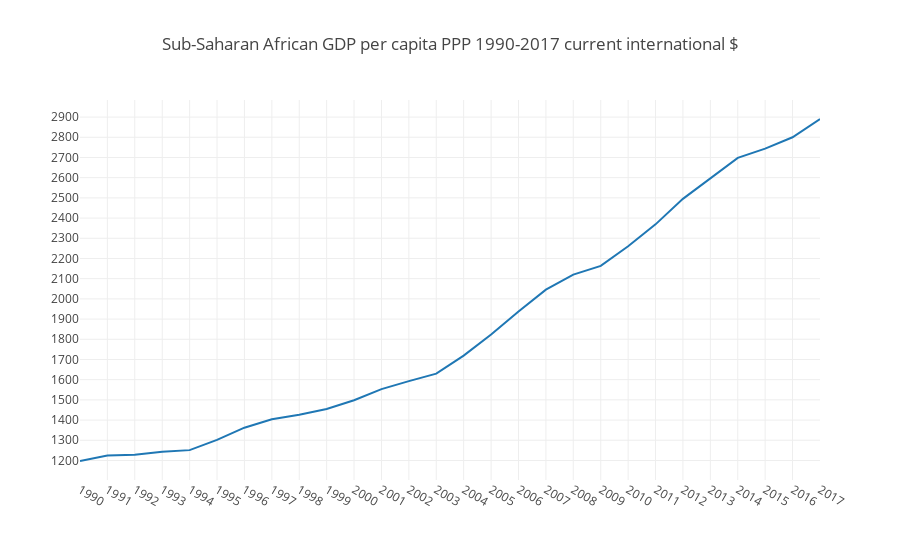

The code cell stored with this chart in its notebook:
### Markdown cell above
**1.1 Time Series plot**

### Code cell
X=pd.to_datetime(ts.index)
y=ts['GDP per capita']
layout = go.Layout(title= 'Sub-Saharan African GDP per capita PPP 1990-2017 current international $',
    xaxis = dict(ticks='', nticks=43),
    yaxis = dict(nticks=20))
data = [go.Scatter(x=X,y=y)]
fig =go.Figure(data=data, layout=layout)
iplot(fig, filename='heatmap',show_link=False)

### Figure 1 — Plotly figure (JSON) as saved in the notebook; plotly's stock layout.template omitted (floating-point values rounded to 4 significant figures)
{"data": [{"type": "scatter", "uid": "10304ecf-305e-452c-a2df-87bf660e9e49", "x": ["1990-01-01", "1991-01-01", "1992-01-01", "1993-01-01", "1994-01-01", "1995-01-01", "1996-01-01", "1997-01-01", "1998-01-01", "1999-01-01", "2000-01-01", "2001-01-01", "2002-01-01", "2003-01-01", "2004-01-01", "2005-01-01", "2006-01-01", "2007-01-01", "2008-01-01", "2009-01-01", "2010-01-01", "2011-01-01", "2012-01-01", "2013-01-01", "2014-01-01", "2015-01-01", "2016-01-01", "2017-01-01"], "y": [1197.0, 1224.0, 1229.0, 1243.0, 1251.0, 1302.0, 1362.0, 1404.0, 1427.0, 1455.0, 1498.0, 1553.0, 1593.0, 1630.0, 1719.0, 1823.0, 1937.0, 2046.0, 2120.0, 2163.0, 2261.0, 2369.0, 2495.0, 2597.0, 2698.0, 2744.0, 2800.0, 2890.0]}], "layout": {"title": {"text": "Sub-Saharan African GDP per capita PPP 1990-2017 current international $"}, "xaxis": {"nticks": 43, "ticks": ""}, "yaxis": {"nticks": 20}}}
